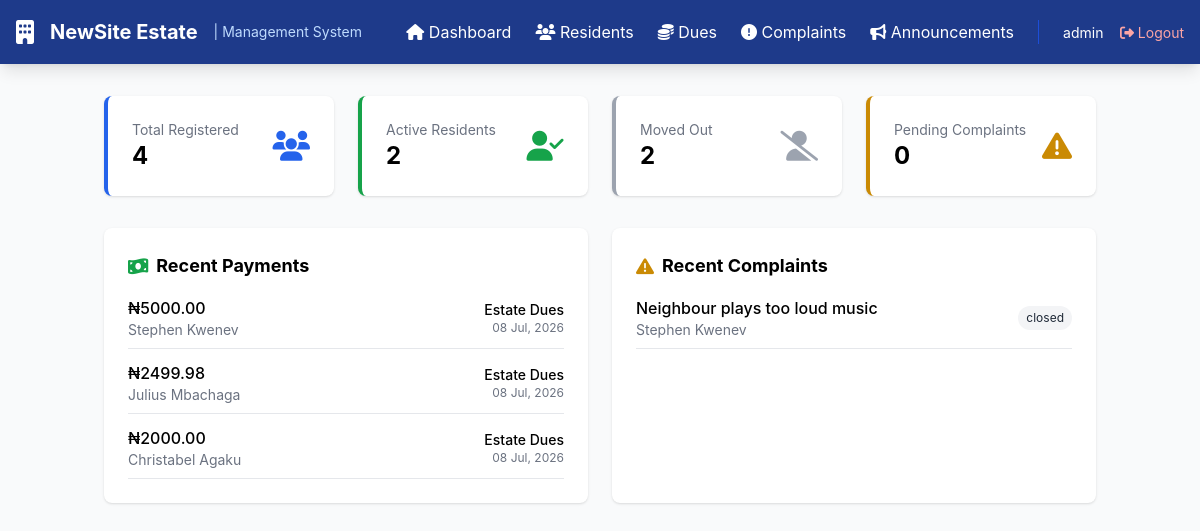
Screenshot of / (signed in) with the database file from the repository.
### models.py (models this page shows)
class User(db.Model, UserMixin):
    id = db.Column(db.Integer, primary_key=True)
    username = db.Column(db.String(80), unique=True, nullable=False)
    password = db.Column(db.String(200), nullable=False)
    role = db.Column(db.String(20), default='admin')  # admin, staff
    resident_id = db.Column(db.Integer, db.ForeignKey('resident.id'), nullable=True)
    resident = db.relationship('Resident', backref=db.backref('user_account', uselist=False))
    created_at = db.Column(db.DateTime, default=datetime.utcnow)

class Payment(db.Model):
    id = db.Column(db.Integer, primary_key=True)
    resident_id = db.Column(db.Integer, db.ForeignKey('resident.id'), nullable=False)
    dues_category_id = db.Column(db.Integer, db.ForeignKey('dues_category.id'), nullable=False)
    amount = db.Column(db.Float, nullable=False)
    payment_date = db.Column(db.DateTime, default=datetime.utcnow)
    period_start = db.Column(db.DateTime, nullable=False)
    period_end = db.Column(db.DateTime, nullable=False)
    payment_method = db.Column(db.String(30))  # cash, transfer, cheque
    reference_number = db.Column(db.String(50), unique=True)
    status = db.Column(db.String(20), default='completed')  # pending, completed, failed
    receipt_number = db.Column(db.String(50))
    notes = db.Column(db.Text)
    created_at = db.Column(db.DateTime, default=datetime.utcnow)

class Resident(db.Model):
    id = db.Column(db.Integer, primary_key=True)
    first_name = db.Column(db.String(50), nullable=False)
    last_name = db.Column(db.String(50), nullable=False)
    email = db.Column(db.String(100), unique=True, nullable=False)
    phone = db.Column(db.String(20), nullable=False)
    house_number = db.Column(db.String(20), unique=True, nullable=False)
    occupant_count = db.Column(db.Integer, default=1)
    vehicle_count = db.Column(db.Integer, default=0)
    move_in_date = db.Column(db.DateTime, default=datetime.utcnow)
    is_active = db.Column(db.Boolean, default=True)
    created_at = db.Column(db.DateTime, default=datetime.utcnow)
    updated_at = db.Column(db.DateTime, default=datetime.utcnow, onupdate=datetime.utcnow)
    payments = db.relationship('Payment', backref='resident', lazy=True)
    complaints = db.relationship('Complaint', backref='resident', lazy=True)

class Complaint(db.Model):
    id = db.Column(db.Integer, primary_key=True)
    resident_id = db.Column(db.Integer, db.ForeignKey('resident.id'), nullable=False)
    category = db.Column(db.String(30))  # Infrastructure, Security, Noise, Other
    subject = db.Column(db.String(100), nullable=False)
    description = db.Column(db.Text, nullable=False)
    status = db.Column(db.String(20), default='pending')  # pending, in_progress, resolved, closed
    priority = db.Column(db.String(20), default='medium')  # low, medium, high, urgent
    assigned_to = db.Column(db.String(50))
    resolution_notes = db.Column(db.Text)
    created_at = db.Column(db.DateTime, default=datetime.utcnow)
    updated_at = db.Column(db.DateTime, default=datetime.utcnow, onupdate=datetime.utcnow)

### app.py (the view)
@app.route('/')
def index():
    if current_user.is_authenticated:
        if current_user.role != 'admin':
            flash('Access denied!', 'error')
            return redirect(url_for('resident_dashboard'))
        total_residents = Resident.query.count()
        active_residents = Resident.query.filter_by(is_active=True).count()
        inactive_residents = Resident.query.filter_by(is_active=False).count()
        pending_complaints = Complaint.query.filter_by(status='pending').count()
        recent_payments = Payment.query.order_by(Payment.payment_date.desc()).limit(5).all()
        recent_complaints = Complaint.query.order_by(Complaint.created_at.desc()).limit(5).all()
        start_of_month = datetime.now().replace(day=1, hour=0, minute=0, second=0)
        monthly_collections = db.session.query(db.func.sum(Payment.amount)).filter(
            Payment.payment_date >= start_of_month,
            Payment.status == 'completed'
        ).scalar() or 0
        return render_template('index.html',
                             total_residents=total_residents,
                             active_residents=active_residents,
                             inactive_residents=inactive_residents,
                             pending_complaints=pending_complaints,
                             monthly_collections=monthly_collections,
                             recent_payments=recent_payments,
                             recent_complaints=recent_complaints)
    return render_template('login.html')

### app.py (called while the page is built)
@login_manager.user_loader
def load_user(user_id):
    return User.query.get(int(user_id))

### templates/index.html
{% extends "base.html" %}
{% block content %}
<div class="grid grid-cols-1 md:grid-cols-4 gap-6 mb-8">
    <div class="bg-white rounded-lg shadow p-6 border-l-4 border-blue-600">
        <div class="flex items-center justify-between">
            <div>
                <p class="text-gray-500 text-sm">Total Registered</p>
                <p class="text-2xl font-bold">{{ total_residents }}</p>
            </div>
            <i class="fas fa-users text-3xl text-blue-600"></i>
        </div>
    </div>
    <div class="bg-white rounded-lg shadow p-6 border-l-4 border-green-600">
        <div class="flex items-center justify-between">
            <div>
                <p class="text-gray-500 text-sm">Active Residents</p>
                <p class="text-2xl font-bold">{{ active_residents }}</p>
            </div>
            <i class="fas fa-user-check text-3xl text-green-600"></i>
        </div>
    </div>
    <div class="bg-white rounded-lg shadow p-6 border-l-4 border-gray-400">
        <div class="flex items-center justify-between">
            <div>
                <p class="text-gray-500 text-sm">Moved Out</p>
                <p class="text-2xl font-bold">{{ inactive_residents }}</p>
            </div>
            <i class="fas fa-user-slash text-3xl text-gray-400"></i>
        </div>
    </div>
    <div class="bg-white rounded-lg shadow p-6 border-l-4 border-yellow-600">
        <div class="flex items-center justify-between">
            <div>
                <p class="text-gray-500 text-sm">Pending Complaints</p>
                <p class="text-2xl font-bold">{{ pending_complaints }}</p>
            </div>
            <i class="fas fa-exclamation-triangle text-3xl text-yellow-600"></i>
        </div>
    </div>
</div>
<div class="grid grid-cols-1 md:grid-cols-2 gap-6">
    <div class="bg-white rounded-lg shadow p-6">
        <h3 class="font-bold text-lg mb-4 flex items-center">
            <i class="fas fa-money-bill-wave text-green-600 mr-2"></i> Recent Payments
        </h3>
        <div class="space-y-3">
            {% for payment in recent_payments %}
            <div class="flex justify-between items-center border-b pb-2">
                <div>
                    <p class="font-medium">₦{{ "%.2f"|format(payment.amount) }}</p>
                    <p class="text-sm text-gray-500">{{ payment.resident.first_name }} {{ payment.resident.last_name }}</p>
                </div>
                <div class="text-right">
                    <p class="text-sm font-medium">
                        {% if payment.dues_category %}
                        {{ payment.dues_category.name }}
                        {% elif payment.category_relationship %}
                        {{ payment.category_relationship.name }}
                        {% else %}
                        Estate Dues
                        {% endif %}
                    </p>
                    <p class="text-xs text-gray-500">{{ payment.created_at.strftime('%d %b, %Y') }}</p>
                </div>
            </div>
            {% else %}
            <p class="text-gray-500 text-center py-4">No recent payments</p>
            {% endfor %} </div>
    </div>
    <div class="bg-white rounded-lg shadow p-6">
        <h3 class="font-bold text-lg mb-4 flex items-center">
            <i class="fas fa-exclamation-triangle text-yellow-600 mr-2"></i> Recent Complaints
        </h3>
        <div class="space-y-3">
            {% for complaint in recent_complaints %}
            <div class="flex justify-between items-center border-b pb-2">
                <div>
                    <p class="font-medium">{{ complaint.subject }}</p>
                    <p class="text-sm text-gray-500">{{ complaint.resident.first_name }} {{ complaint.resident.last_name }}</p>
                </div>
                <span class="px-2 py-1 text-xs rounded-full
                    {% if complaint.status == 'pending' %}bg-yellow-100 text-yellow-800
                    {% elif complaint.status == 'in_progress' %}bg-blue-100 text-blue-800
                    {% elif complaint.status == 'resolved' %}bg-green-100 text-green-800
                    {% else %}bg-gray-100 text-gray-800{% endif %}">
                    {{ complaint.status }}
                </span>
            </div>
            {% else %}
            <p class="text-gray-500 text-center py-4">No recent complaints</p>
            {% endfor %} </div>
    </div>
</div>
{% endblock %} ```

### templates/base.html (shortened to what this page needs)
<!DOCTYPE html>
<head>
    <script src="https://cdn.tailwindcss.com"></script>
    <link rel="stylesheet" href="https://cdnjs.cloudflare.com/ajax/libs/font-awesome/6.4.0/css/all.min.css">
    <link rel="stylesheet" href="{{ url_for('static', filename='css/style.css') }}">
</head>
<body class="bg-gray-50">
    {% if current_user.is_authenticated %}
    <nav class="bg-blue-900 text-white shadow-lg">
        <div class="max-w-7xl mx-auto px-4">
            <div class="flex justify-between items-center h-16">
                <div class="flex items-center space-x-4">
                    <i class="fas fa-building text-2xl"></i>
                    <span class="font-bold text-xl">NewSite Estate</span>
                    <span class="text-sm text-blue-200 ml-2">| Management System</span>
                </div>
                <div class="flex items-center space-x-6">
                    <a href="{{ url_for('index') }}" class="hover:text-blue-200 transition">
                        <i class="fas fa-home"></i> Dashboard
                    </a>
                    <a href="{{ url_for('residents') }}" class="hover:text-blue-200 transition">
                        <i class="fas fa-users"></i> Residents
                    </a>
                    <a href="{{ url_for('dues') }}" class="hover:text-blue-200 transition">
                        <i class="fas fa-coins"></i> Dues
                    </a>
                    <a href="{{ url_for('complaints') }}" class="hover:text-blue-200 transition">
                        <i class="fas fa-exclamation-circle"></i> Complaints
                    </a>
                    <a href="{{ url_for('announcements') }}" class="hover:text-blue-200 transition">
                        <i class="fas fa-bullhorn"></i> Announcements
                    </a>
                    <div class="border-l border-blue-700 pl-6">
                        <span class="text-sm">{{ current_user.username }}</span>
                        <a href="{{ url_for('logout') }}" class="ml-3 text-sm text-red-300 hover:text-red-200">
                            <i class="fas fa-sign-out-alt"></i> Logout
                        </a>
                    </div>
                </div>
            </div>
        </div>
    </nav>
    {% endif %}
    <div class="container mx-auto px-4 py-8">
        {% block content %}{% endblock %}
    </div>
</body>
</html>

### static/css/style.css (style rules this page uses)
* { margin: 0; padding: 0; box-sizing: border-box; }
body { font-family: -apple-system, BlinkMacSystemFont, 'Segoe UI', Roboto, 'Helvetica Neue', Arial, sans-serif; background-color: #f3f4f6; min-height: 100vh; }

### rows the page displays
User: username "admin"
Payment: amount "5000.00", resident.first_name "Stephen", resident.last_name "Kwenev", created_at "08 Jul, 2026"
Payment: amount "2499.98", resident.first_name "Julius", resident.last_name "Mbachaga", created_at "08 Jul, 2026"
Payment: amount "2000.00", resident.first_name "Christabel", resident.last_name "Agaku", created_at "08 Jul, 2026"
Complaint: subject "Neighbour plays too loud music", resident.first_name "Stephen", resident.last_name "Kwenev", status "closed"

### other values shown
{{ total_residents }} "4"
{{ active_residents }} "2"
{{ inactive_residents }} "2"
{{ pending_complaints }} "0"
